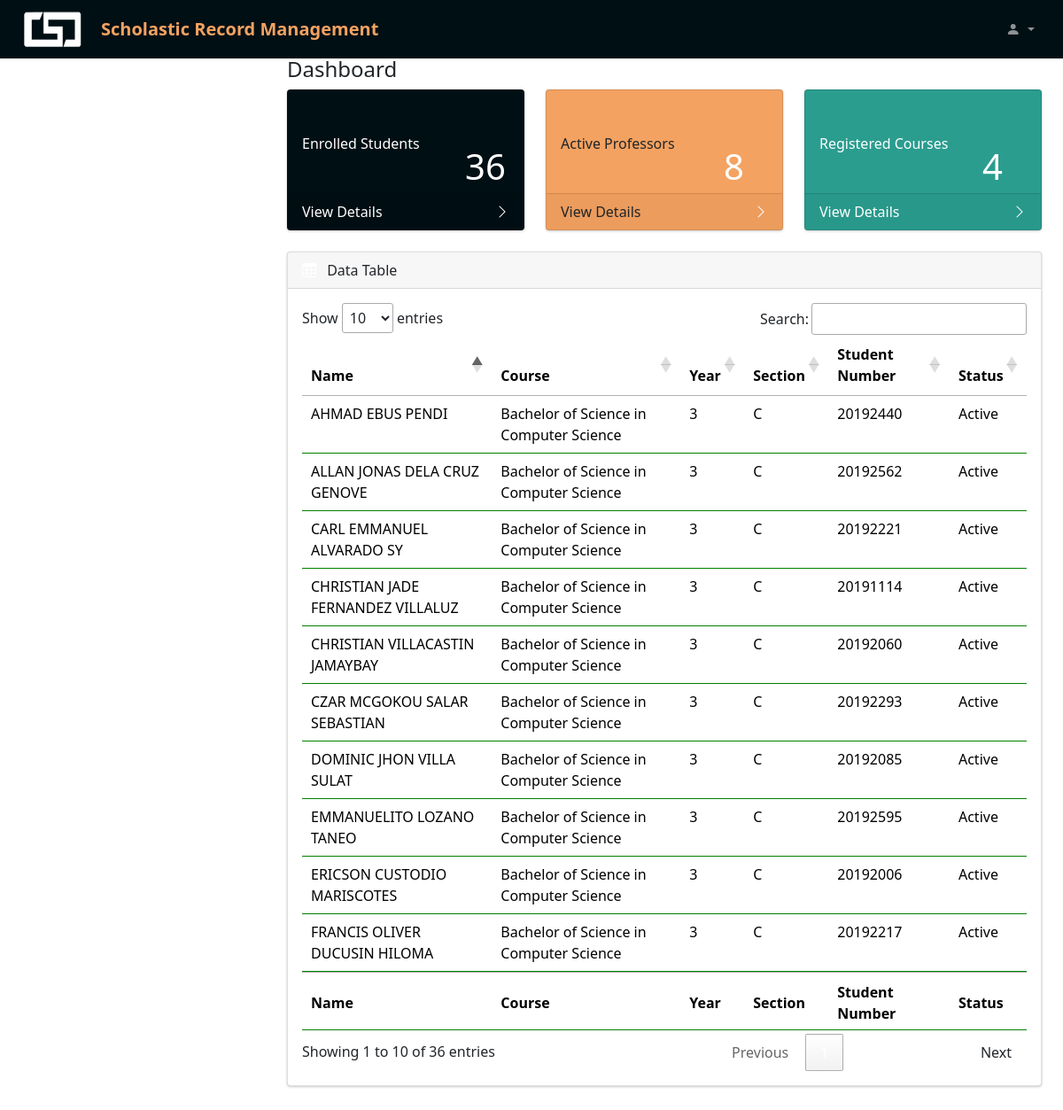
The page /_dashboard.php?login=success (signed in) on the database its author committed.
### tables this page shows
CREATE TABLE `srms_students` (
  `student_id` int(11) NOT NULL,
  `class_id` int(60) NOT NULL,
  `firstname` varchar(60) NOT NULL,
  `middlename` varchar(60) NOT NULL,
  `lastname` varchar(60) NOT NULL,
  `course` varchar(60) NOT NULL,
  `year` int(2) NOT NULL,
  `section` varchar(5) NOT NULL,
  `studentsnumber` int(10) NOT NULL,
  `status` varchar(10) NOT NULL,
  `contactnum` varchar(12) NOT NULL,
  `address` varchar(60) NOT NULL,
  `gender` varchar(60) NOT NULL,
  `email` varchar(60) NOT NULL,
  `scholastic` varchar(10) NOT NULL,
  `password` varchar(60) NOT NULL
);

### _dashboard.php (the view, shortened to what this page needs)
<?php
include('./includes/config.php');
if (isset($_SESSION['uname'])) {
?>
    <!DOCTYPE html>
    <html lang="en">
    <head>
        <link rel="stylesheet" href="./assets/css/style.css">
        <link rel="stylesheet" href="./node_modules/bootstrap-icons/font/bootstrap-icons.css">
        <link rel="stylesheet" href="https://cdn.datatables.net/1.11.5/css/jquery.dataTables.min.css">
    </head>
    <body>
        <nav class="navbar navbar-expand-lg navbar-dark bg-blue-dark fixed-top">
            <div class="container-fluid">
                <a href="#" class="logo">
                    <img src="./assets/image/csd.png" alt="logo image">
                </a>
                <a class="navbar-brand" href="https://ucc-caloocan.edu.ph/">
                    Scholastic Record Management
                </a>
                <div class="collapse navbar-collapse" id="topNavBar">
                    <ul class="navbar-nav d-flex ms-auto my-3 my-lg-0">
                        <li class="nav-item dropdown">
                            <a class="nav-link dropdown-toggle ms-2" href="#" role="button" data-bs-toggle="dropdown" aria-expanded="false">
                                <i class="bi bi-person-fill"></i>
                            </a>
                        </li>
                    </ul>
                </div>
            </div>
        </nav>
        <main class="mt-5 pt-3">
            <div class="container-fluid">
                <div class="row">
                    <div class="col-md-12">
                        <h4>Dashboard</h4>
                    </div>
                </div>
                <div class="row">
                    <div class="col-md-4 mb-4">
                        <div class="card bg-primary text-white h-100">
                            <div class="card-body py-5">Enrolled Students</div>
                            <?php
                            $sql1 = "SELECT student_id from srms_students ";
                            $query1 = $dbh->prepare($sql1);
                            $query1->execute();
                            $totalstudents = $query1->rowCount();
                            ?>
                            <span class="numbercounter"><?php echo htmlentities($totalstudents); ?></span>
                            <div class="card-footer d-flex">
                                View Details
                                <span class="ms-auto">
                                    <i class="bi bi-chevron-right"></i>
                                </span>
                            </div>
                        </div>
                    </div>
                    <div class="col-md-4 mb-4">
                        <div class="card bg-secondary text-dark h-100">
                            <div class="card-body py-5">Active Professors</div>
                            <?php
                            $sql1 = "SELECT prof_id from srms_tblprof ";
                            $query1 = $dbh->prepare($sql1);
                            $query1->execute();
                            $totalprof = $query1->rowCount();
                            ?>
                            <span class="numbercounter"><?php echo htmlentities($totalprof); ?></span>
                            <div class="card-footer d-flex">
                                View Details
                                <span class="ms-auto">
                                    <i class="bi bi-chevron-right"></i>
                                </span>
                            </div>
                        </div>
                    </div>
                    <div class="col-md-4 mb-4">
                        <div class="card bg-success text-white h-100">
                            <div class="card-body py-5">Registered Courses</div>
                            <?php
                            $sql1 = "SELECT id from srms_tblcourses ";
                            $query1 = $dbh->prepare($sql1);
                            $query1->execute();
                            $totalcourses = $query1->rowCount();
                            ?>
                            <span class="numbercounter"><?php echo htmlentities($totalcourses); ?></span>
                            <div class="card-footer d-flex">
                                View Details
                                <span class="ms-auto">
                                    <i class="bi bi-chevron-right"></i>
                                </span>
                            </div>
                        </div>
                    </div>
                </div>
                <div class="row">
                    <div class="col-md-12 mb-3">
                        <div class="card">
                            <div class="card-header">
                                <span><i class="bi bi-table me-2"></i></span> Data Table
                            </div>
                            <div class="card-body">
                                <div class="table-responsive">
                                    <table id="example" class="table hover data-table" style="width: 100%">
                                        <thead>
                                            <tr>
                                                <th>Name</th>
                                                <th>Course</th>
                                                <th>Year</th>
                                                <th>Section</th>
                                                <th>Student Number</th>
                                                <th>Status</th>
                                            </tr>
                                        </thead>
                                        <tbody>
                                            <?php $sql = "SELECT srms_students.firstname, srms_students.middlename, srms_students.lastname, srms_students.course, srms_students.year, srms_students.section, srms_students.studentsnumber, srms_students.status, srms_students.scholastic from srms_students";
                                            $query = $dbh->prepare($sql);
                                            $query->execute();
                                            $results = $query->fetchAll(PDO::FETCH_OBJ);
                                            if ($query->rowCount() > 0) {
                                                foreach ($results as $result) {   ?>
                                                    <tr>
                                                        <td><?php echo htmlentities($result->firstname); ?> <?php echo htmlentities($result->middlename); ?> <?php echo htmlentities($result->lastname); ?></td>
                                                        <td><?php echo htmlentities($result->course); ?></td>
                                                        <td><?php echo htmlentities($result->year); ?></td>
                                                        <td><?php echo htmlentities($result->section); ?></td>
                                                        <td><?php echo htmlentities($result->studentsnumber); ?></td>
                                                        <td><?php echo htmlentities($result->status); ?></td>
                                                    </tr>
                                            <?php $cnt = $cnt + 1;
                                                }
                                            } ?>
                                        </tbody>
                                        <tfoot>
                                            <tr>
                                                <th>Name</th>
                                                <th>Course</th>
                                                <th>Year</th>
                                                <th>Section</th>
                                                <th>Student Number</th>
                                                <th>Status</th>
                                            </tr>
                                        </tfoot>
                                    </table>
                                </div>
                            </div>
                        </div>
                    </div>
                </div>
            </div>
        </main>
    <?php
} else {
    header("location:login.php");
}
    ?>
    </body>
    </html>

### rows shown on the page
srms_students: firstname "ALLAN JONAS", middlename "DELA CRUZ", lastname "GENOVE", course "Bachelor of Science in Computer Science", year "3", section "C", studentsnumber "20192562", status "Active"
srms_students: firstname "FRANCIS OLIVER", middlename "DUCUSIN", lastname "HILOMA", course "Bachelor of Science in Computer Science", year "3", section "C", studentsnumber "20192217", status "Active"
srms_students: firstname "CHRISTIAN", middlename "VILLACASTIN", lastname "JAMAYBAY", course "Bachelor of Science in Computer Science", year "3", section "C", studentsnumber "20192060", status "Active"
srms_students: firstname "ERICSON", middlename "CUSTODIO", lastname "MARISCOTES", course "Bachelor of Science in Computer Science", year "3", section "C", studentsnumber "20192006", status "Active"
srms_students: firstname "AHMAD", middlename "EBUS", lastname "PENDI", course "Bachelor of Science in Computer Science", year "3", section "C", studentsnumber "20192440", status "Active"
srms_students: firstname "CZAR MCGOKOU", middlename "SALAR", lastname "SEBASTIAN", course "Bachelor of Science in Computer Science", year "3", section "C", studentsnumber "20192293", status "Active"
srms_students: firstname "DOMINIC JHON", middlename "VILLA", lastname "SULAT", course "Bachelor of Science in Computer Science", year "3", section "C", studentsnumber "20192085", status "Active"
srms_students: firstname "CARL EMMANUEL", middlename "ALVARADO", lastname "SY", course "Bachelor of Science in Computer Science", year "3", section "C", studentsnumber "20192221", status "Active"
srms_students: firstname "EMMANUELITO", middlename "LOZANO", lastname "TANEO", course "Bachelor of Science in Computer Science", year "3", section "C", studentsnumber "20192595", status "Active"
srms_students: firstname "CHRISTIAN JADE", middlename "FERNANDEZ", lastname "VILLALUZ", course "Bachelor of Science in Computer Science", year "3", section "C", studentsnumber "20191114", status "Active"

### other values the page prints
$totalstudents "36"
$totalprof "8"
$totalcourses "4"
